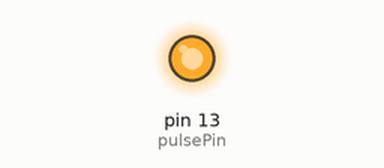
Simulated run of this sketch. Board: Arduino Uno, built with avr-gcc and run on an emulated ATmega328P. On the bench: output pins drawn as LEDs (lit = HIGH). What the sketch prints to the serial monitor is not drawn.

Above: at 0.65 s.
Timing chart, 0 to 3.6 s (numbered marks = the images above):
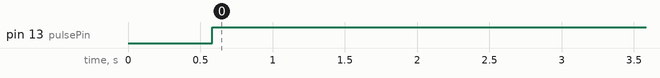

The sketch:

arduino_pulse.ino
```cpp
int scopePin = 1; // pin for receiving a signal from the scope
int startPin = 0; // pin for sending a start signal
int pulsePin = 13; // pin for sending pulses

// TTL parameters
int pulseDelay = 500;
int pulseFrequency = 20;
int pulseWidth = 50;
int pulseDuration = 15;
int pulseNumber = (int) pulseDuration*pulseFrequency;
int pulseOffset = (int) 1000/pulseFrequency;

// pulse count initialization
int pulseCount = 0;
bool startPulseCount = false;

void setup()
{
  // set up pins
  pinMode(startPin, OUTPUT);
  pinMode(pulsePin, OUTPUT);
  Serial.begin(9600);

  // print TTL parameters
  Serial.print("TTL Delay (ms): ");
  Serial.println(pulseDelay);
  Serial.print("TTL Frequency (Hz): ");
  Serial.println(pulseFrequency);
  Serial.print("TTL Pulse Width (ms): ");
  Serial.println(pulseWidth);
  Serial.print("TTL Duration (ms): ");
  Serial.println(pulseDuration);
  Serial.print("# of TTL Pulses: ");
  Serial.println(pulseNumber);
  Serial.print("Time Between TTL Pulses: ");
  Serial.println(pulseOffset);

  // wait for delay
  delay(pulseDelay);

  // start TTL pulsing
  startPulseCount = true;
}

void loop()
{
//  int scopeReading = analogRead(scopePin);
//  float scopeVoltage = scopeReading / 204.6;
//  Serial.print("Scope reading = ");
//  Serial.print(scopeReading);
//  Serial.print("\t\tScope volts = ");
//  Serial.println(scopeVoltage);
//
//  if (scopeVoltage == 5.0) {
//    // start stimulation
//    digitalWrite(startPin, HIGH);
//    Serial.println("Sending start signal.");
//
//    if (startPulseCount == false) {
//      // wait for delay
//      delay(pulseDelay);
//
//      // start TTL pulse
//      startPulseCount = true;
//    }
//  }

  if (startPulseCount == true) {
    // do a pulse
    digitalWrite(pulsePin, HIGH);
    delay(pulseWidth);
    digitalWrite(pulsePin, LOW);
    delay(pulseOffset - pulseWidth);

    // increment pulse count
    pulseCount ++;

    // print current pulse
    Serial.print("Sending pulse ");
    Serial.println(pulseCount);

    // stop pulsing if we reach the total # of pulses
    if (pulseCount == pulseNumber) {
      pulseCount = 0;
      startPulseCount = false;
    }
  }

}
```

Measured:
- by itself, pin 13 (pulsePin): LOW → HIGH at 0.58 s, → LOW 15.1 s later
